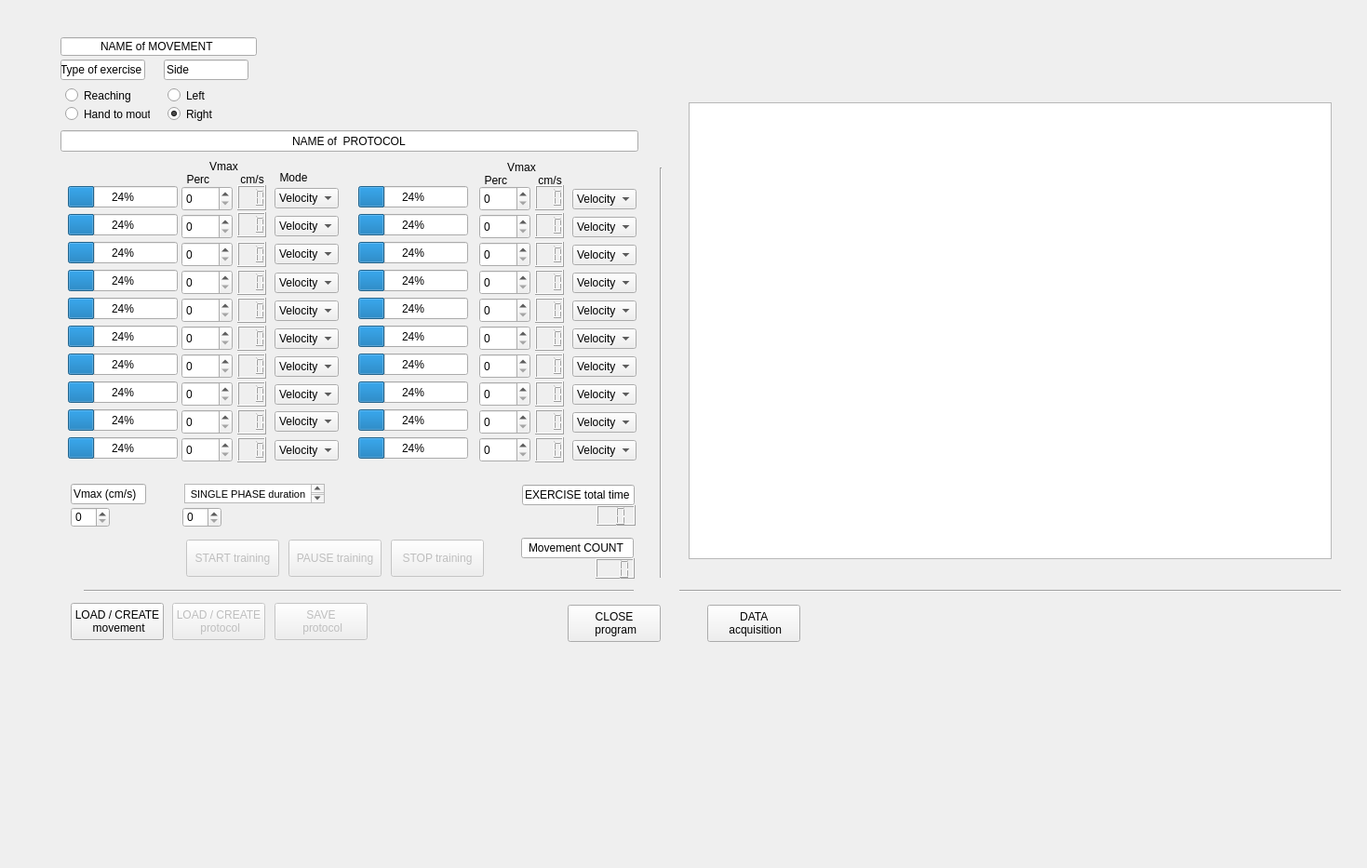
<?xml version="1.0" encoding="UTF-8"?>
<ui version="4.0">
 <class>FMRRMainWindow</class>
 <widget class="QDialog" name="FMRRMainWindow">
  <property name="geometry">
   <rect>
    <x>0</x>
    <y>0</y>
    <width>1469</width>
    <height>933</height>
   </rect>
  </property>
  <property name="windowTitle">
   <string>Dialog</string>
  </property>
  <widget class="QSpinBox" name="spinBoxPercPhase02">
   <property name="geometry">
    <rect>
     <x>195</x>
     <y>230</y>
     <width>55</width>
     <height>27</height>
    </rect>
   </property>
   <property name="maximum">
    <number>100</number>
   </property>
  </widget>
  <widget class="QSpinBox" name="spinBoxPercPhase10">
   <property name="geometry">
    <rect>
     <x>195</x>
     <y>470</y>
     <width>55</width>
     <height>27</height>
    </rect>
   </property>
   <property name="maximum">
    <number>100</number>
   </property>
  </widget>
  <widget class="QProgressBar" name="progressBarPhase04">
   <property name="geometry">
    <rect>
     <x>73</x>
     <y>290</y>
     <width>118</width>
     <height>23</height>
    </rect>
   </property>
   <property name="value">
    <number>24</number>
   </property>
  </widget>
  <widget class="QSpinBox" name="spinBoxPercPhase05">
   <property name="geometry">
    <rect>
     <x>195</x>
     <y>320</y>
     <width>55</width>
     <height>27</height>
    </rect>
   </property>
   <property name="maximum">
    <number>100</number>
   </property>
  </widget>
  <widget class="QProgressBar" name="progressBarPhase05">
   <property name="geometry">
    <rect>
     <x>73</x>
     <y>320</y>
     <width>118</width>
     <height>23</height>
    </rect>
   </property>
   <property name="value">
    <number>24</number>
   </property>
  </widget>
  <widget class="QProgressBar" name="progressBarPhase13">
   <property name="geometry">
    <rect>
     <x>385</x>
     <y>260</y>
     <width>118</width>
     <height>23</height>
    </rect>
   </property>
   <property name="value">
    <number>24</number>
   </property>
  </widget>
  <widget class="QProgressBar" name="progressBarPhase11">
   <property name="geometry">
    <rect>
     <x>385</x>
     <y>200</y>
     <width>118</width>
     <height>23</height>
    </rect>
   </property>
   <property name="value">
    <number>24</number>
   </property>
  </widget>
  <widget class="QProgressBar" name="progressBarPhase15">
   <property name="geometry">
    <rect>
     <x>385</x>
     <y>320</y>
     <width>118</width>
     <height>23</height>
    </rect>
   </property>
   <property name="value">
    <number>24</number>
   </property>
  </widget>
  <widget class="QSpinBox" name="spinBoxPercPhase07">
   <property name="geometry">
    <rect>
     <x>195</x>
     <y>380</y>
     <width>55</width>
     <height>27</height>
    </rect>
   </property>
   <property name="maximum">
    <number>100</number>
   </property>
  </widget>
  <widget class="QProgressBar" name="progressBarPhase02">
   <property name="geometry">
    <rect>
     <x>73</x>
     <y>230</y>
     <width>118</width>
     <height>23</height>
    </rect>
   </property>
   <property name="value">
    <number>24</number>
   </property>
  </widget>
  <widget class="QSpinBox" name="spinBoxPercPhase08">
   <property name="geometry">
    <rect>
     <x>195</x>
     <y>410</y>
     <width>55</width>
     <height>27</height>
    </rect>
   </property>
   <property name="maximum">
    <number>100</number>
   </property>
  </widget>
  <widget class="QProgressBar" name="progressBarPhase20">
   <property name="geometry">
    <rect>
     <x>385</x>
     <y>470</y>
     <width>118</width>
     <height>23</height>
    </rect>
   </property>
   <property name="value">
    <number>24</number>
   </property>
  </widget>
  <widget class="QSpinBox" name="spinBoxPercPhase15">
   <property name="geometry">
    <rect>
     <x>515</x>
     <y>320</y>
     <width>55</width>
     <height>27</height>
    </rect>
   </property>
   <property name="maximum">
    <number>100</number>
   </property>
  </widget>
  <widget class="QProgressBar" name="progressBarPhase19">
   <property name="geometry">
    <rect>
     <x>385</x>
     <y>440</y>
     <width>118</width>
     <height>23</height>
    </rect>
   </property>
   <property name="value">
    <number>24</number>
   </property>
  </widget>
  <widget class="QSpinBox" name="spinBoxPercPhase09">
   <property name="geometry">
    <rect>
     <x>195</x>
     <y>440</y>
     <width>55</width>
     <height>27</height>
    </rect>
   </property>
   <property name="maximum">
    <number>100</number>
   </property>
  </widget>
  <widget class="QProgressBar" name="progressBarPhase08">
   <property name="geometry">
    <rect>
     <x>73</x>
     <y>410</y>
     <width>118</width>
     <height>23</height>
    </rect>
   </property>
   <property name="value">
    <number>24</number>
   </property>
  </widget>
  <widget class="QSpinBox" name="spinBoxPercPhase04">
   <property name="geometry">
    <rect>
     <x>195</x>
     <y>290</y>
     <width>55</width>
     <height>27</height>
    </rect>
   </property>
   <property name="maximum">
    <number>100</number>
   </property>
  </widget>
  <widget class="QProgressBar" name="progressBarPhase16">
   <property name="geometry">
    <rect>
     <x>385</x>
     <y>350</y>
     <width>118</width>
     <height>23</height>
    </rect>
   </property>
   <property name="value">
    <number>24</number>
   </property>
  </widget>
  <widget class="QProgressBar" name="progressBarPhase01">
   <property name="geometry">
    <rect>
     <x>73</x>
     <y>200</y>
     <width>118</width>
     <height>23</height>
    </rect>
   </property>
   <property name="value">
    <number>24</number>
   </property>
  </widget>
  <widget class="QSpinBox" name="spinBoxPercPhase11">
   <property name="geometry">
    <rect>
     <x>515</x>
     <y>200</y>
     <width>55</width>
     <height>27</height>
    </rect>
   </property>
   <property name="maximum">
    <number>100</number>
   </property>
  </widget>
  <widget class="QProgressBar" name="progressBarPhase17">
   <property name="geometry">
    <rect>
     <x>385</x>
     <y>380</y>
     <width>118</width>
     <height>23</height>
    </rect>
   </property>
   <property name="value">
    <number>24</number>
   </property>
  </widget>
  <widget class="QSpinBox" name="spinBoxPercPhase03">
   <property name="geometry">
    <rect>
     <x>195</x>
     <y>260</y>
     <width>55</width>
     <height>27</height>
    </rect>
   </property>
   <property name="maximum">
    <number>100</number>
   </property>
  </widget>
  <widget class="QProgressBar" name="progressBarPhase12">
   <property name="geometry">
    <rect>
     <x>385</x>
     <y>230</y>
     <width>118</width>
     <height>23</height>
    </rect>
   </property>
   <property name="value">
    <number>24</number>
   </property>
  </widget>
  <widget class="QProgressBar" name="progressBarPhase06">
   <property name="geometry">
    <rect>
     <x>73</x>
     <y>350</y>
     <width>118</width>
     <height>23</height>
    </rect>
   </property>
   <property name="value">
    <number>24</number>
   </property>
  </widget>
  <widget class="QSpinBox" name="spinBoxPercPhase01">
   <property name="geometry">
    <rect>
     <x>195</x>
     <y>200</y>
     <width>55</width>
     <height>27</height>
    </rect>
   </property>
   <property name="maximum">
    <number>100</number>
   </property>
  </widget>
  <widget class="QSpinBox" name="spinBoxPercPhase06">
   <property name="geometry">
    <rect>
     <x>195</x>
     <y>350</y>
     <width>55</width>
     <height>27</height>
    </rect>
   </property>
   <property name="maximum">
    <number>100</number>
   </property>
  </widget>
  <widget class="QSpinBox" name="spinBoxPercPhase13">
   <property name="geometry">
    <rect>
     <x>515</x>
     <y>260</y>
     <width>55</width>
     <height>27</height>
    </rect>
   </property>
   <property name="maximum">
    <number>100</number>
   </property>
  </widget>
  <widget class="QSpinBox" name="spinBoxPercPhase16">
   <property name="geometry">
    <rect>
     <x>515</x>
     <y>350</y>
     <width>55</width>
     <height>27</height>
    </rect>
   </property>
   <property name="maximum">
    <number>100</number>
   </property>
  </widget>
  <widget class="QProgressBar" name="progressBarPhase03">
   <property name="geometry">
    <rect>
     <x>73</x>
     <y>260</y>
     <width>118</width>
     <height>23</height>
    </rect>
   </property>
   <property name="value">
    <number>24</number>
   </property>
  </widget>
  <widget class="QProgressBar" name="progressBarPhase14">
   <property name="geometry">
    <rect>
     <x>385</x>
     <y>290</y>
     <width>118</width>
     <height>23</height>
    </rect>
   </property>
   <property name="value">
    <number>24</number>
   </property>
  </widget>
  <widget class="QSpinBox" name="spinBoxPercPhase12">
   <property name="geometry">
    <rect>
     <x>515</x>
     <y>230</y>
     <width>55</width>
     <height>27</height>
    </rect>
   </property>
   <property name="maximum">
    <number>100</number>
   </property>
  </widget>
  <widget class="QSpinBox" name="spinBoxPercPhase14">
   <property name="geometry">
    <rect>
     <x>515</x>
     <y>290</y>
     <width>55</width>
     <height>27</height>
    </rect>
   </property>
   <property name="maximum">
    <number>100</number>
   </property>
  </widget>
  <widget class="QProgressBar" name="progressBarPhase07">
   <property name="geometry">
    <rect>
     <x>73</x>
     <y>380</y>
     <width>118</width>
     <height>23</height>
    </rect>
   </property>
   <property name="value">
    <number>24</number>
   </property>
  </widget>
  <widget class="QSpinBox" name="spinBoxPercPhase19">
   <property name="geometry">
    <rect>
     <x>515</x>
     <y>440</y>
     <width>55</width>
     <height>27</height>
    </rect>
   </property>
   <property name="maximum">
    <number>100</number>
   </property>
  </widget>
  <widget class="QProgressBar" name="progressBarPhase10">
   <property name="geometry">
    <rect>
     <x>73</x>
     <y>470</y>
     <width>118</width>
     <height>23</height>
    </rect>
   </property>
   <property name="value">
    <number>24</number>
   </property>
  </widget>
  <widget class="QSpinBox" name="spinBoxPercPhase17">
   <property name="geometry">
    <rect>
     <x>515</x>
     <y>380</y>
     <width>55</width>
     <height>27</height>
    </rect>
   </property>
   <property name="maximum">
    <number>100</number>
   </property>
  </widget>
  <widget class="QSpinBox" name="spinBoxPercPhase18">
   <property name="geometry">
    <rect>
     <x>515</x>
     <y>410</y>
     <width>55</width>
     <height>27</height>
    </rect>
   </property>
   <property name="maximum">
    <number>100</number>
   </property>
  </widget>
  <widget class="QProgressBar" name="progressBarPhase18">
   <property name="geometry">
    <rect>
     <x>385</x>
     <y>410</y>
     <width>118</width>
     <height>23</height>
    </rect>
   </property>
   <property name="value">
    <number>24</number>
   </property>
  </widget>
  <widget class="QProgressBar" name="progressBarPhase09">
   <property name="geometry">
    <rect>
     <x>73</x>
     <y>440</y>
     <width>118</width>
     <height>23</height>
    </rect>
   </property>
   <property name="value">
    <number>24</number>
   </property>
  </widget>
  <widget class="QSpinBox" name="spinBoxPercPhase20">
   <property name="geometry">
    <rect>
     <x>515</x>
     <y>470</y>
     <width>55</width>
     <height>27</height>
    </rect>
   </property>
   <property name="maximum">
    <number>100</number>
   </property>
  </widget>
  <widget class="QLineEdit" name="lineEdit_RehabilitationProtocol">
   <property name="geometry">
    <rect>
     <x>65</x>
     <y>140</y>
     <width>621</width>
     <height>23</height>
    </rect>
   </property>
   <property name="text">
    <string>NAME of  PROTOCOL</string>
   </property>
   <property name="alignment">
    <set>Qt::AlignCenter</set>
   </property>
  </widget>
  <widget class="QLineEdit" name="lineEdit_MaxVel">
   <property name="geometry">
    <rect>
     <x>76</x>
     <y>520</y>
     <width>81</width>
     <height>22</height>
    </rect>
   </property>
   <property name="text">
    <string>Vmax (cm/s)</string>
   </property>
   <property name="alignment">
    <set>Qt::AlignLeading|Qt::AlignLeft|Qt::AlignVCenter</set>
   </property>
  </widget>
  <widget class="QSpinBox" name="spinBox_MaxVel">
   <property name="geometry">
    <rect>
     <x>76</x>
     <y>545</y>
     <width>42</width>
     <height>22</height>
    </rect>
   </property>
  </widget>
  <widget class="Line" name="line_13">
   <property name="geometry">
    <rect>
     <x>90</x>
     <y>620</y>
     <width>591</width>
     <height>31</height>
    </rect>
   </property>
   <property name="orientation">
    <enum>Qt::Horizontal</enum>
   </property>
  </widget>
  <widget class="QTextBrowser" name="textBrowser_SinglePhaseDuration">
   <property name="geometry">
    <rect>
     <x>198</x>
     <y>520</y>
     <width>151</width>
     <height>21</height>
    </rect>
   </property>
   <property name="html">
    <string>&lt;!DOCTYPE HTML PUBLIC &quot;-//W3C//DTD HTML 4.0//EN&quot; &quot;http://www.w3.org/TR/REC-html40/strict.dtd&quot;&gt;
&lt;html&gt;&lt;head&gt;&lt;meta name=&quot;qrichtext&quot; content=&quot;1&quot; /&gt;&lt;style type=&quot;text/css&quot;&gt;
p, li { white-space: pre-wrap; }
&lt;/style&gt;&lt;/head&gt;&lt;body style=&quot; font-family:'Ubuntu'; font-size:11pt; font-weight:400; font-style:normal;&quot;&gt;
&lt;p align=&quot;center&quot; style=&quot; margin-top:12px; margin-bottom:12px; margin-left:0px; margin-right:0px; -qt-block-indent:0; text-indent:0px;&quot;&gt;&lt;span style=&quot; font-family:'MS Shell Dlg 2'; font-size:8pt;&quot;&gt;SINGLE PHASE duration (min)&lt;/span&gt;&lt;/p&gt;&lt;/body&gt;&lt;/html&gt;</string>
   </property>
  </widget>
  <widget class="QSpinBox" name="spinBox_SinglePhaseDuration">
   <property name="geometry">
    <rect>
     <x>196</x>
     <y>545</y>
     <width>42</width>
     <height>22</height>
    </rect>
   </property>
  </widget>
  <widget class="QLCDNumber" name="lcdNumberExerciseTotalTime">
   <property name="geometry">
    <rect>
     <x>641</x>
     <y>543</y>
     <width>42</width>
     <height>22</height>
    </rect>
   </property>
   <property name="digitCount">
    <number>2</number>
   </property>
  </widget>
  <widget class="QLineEdit" name="lineEdit_ExerciseTotalTime">
   <property name="geometry">
    <rect>
     <x>561</x>
     <y>521</y>
     <width>121</width>
     <height>22</height>
    </rect>
   </property>
   <property name="text">
    <string>EXERCISE total time</string>
   </property>
   <property name="alignment">
    <set>Qt::AlignCenter</set>
   </property>
  </widget>
  <widget class="QLCDNumber" name="lcdNumberMaxVelPhase01">
   <property name="geometry">
    <rect>
     <x>255</x>
     <y>199</y>
     <width>31</width>
     <height>27</height>
    </rect>
   </property>
   <property name="digitCount">
    <number>3</number>
   </property>
  </widget>
  <widget class="QLCDNumber" name="lcdNumberMaxVelPhase02">
   <property name="geometry">
    <rect>
     <x>255</x>
     <y>228</y>
     <width>31</width>
     <height>27</height>
    </rect>
   </property>
   <property name="digitCount">
    <number>3</number>
   </property>
  </widget>
  <widget class="QLCDNumber" name="lcdNumberMaxVelPhase03">
   <property name="geometry">
    <rect>
     <x>255</x>
     <y>260</y>
     <width>31</width>
     <height>27</height>
    </rect>
   </property>
   <property name="digitCount">
    <number>3</number>
   </property>
  </widget>
  <widget class="QLCDNumber" name="lcdNumberMaxVelPhase04">
   <property name="geometry">
    <rect>
     <x>255</x>
     <y>290</y>
     <width>31</width>
     <height>27</height>
    </rect>
   </property>
   <property name="digitCount">
    <number>3</number>
   </property>
  </widget>
  <widget class="QLCDNumber" name="lcdNumberMaxVelPhase05">
   <property name="geometry">
    <rect>
     <x>255</x>
     <y>320</y>
     <width>31</width>
     <height>27</height>
    </rect>
   </property>
   <property name="digitCount">
    <number>3</number>
   </property>
  </widget>
  <widget class="QLCDNumber" name="lcdNumberMaxVelPhase06">
   <property name="geometry">
    <rect>
     <x>255</x>
     <y>350</y>
     <width>31</width>
     <height>27</height>
    </rect>
   </property>
   <property name="digitCount">
    <number>3</number>
   </property>
  </widget>
  <widget class="QLCDNumber" name="lcdNumberMaxVelPhase07">
   <property name="geometry">
    <rect>
     <x>255</x>
     <y>380</y>
     <width>31</width>
     <height>27</height>
    </rect>
   </property>
   <property name="digitCount">
    <number>3</number>
   </property>
  </widget>
  <widget class="QLCDNumber" name="lcdNumberMaxVelPhase08">
   <property name="geometry">
    <rect>
     <x>255</x>
     <y>410</y>
     <width>31</width>
     <height>27</height>
    </rect>
   </property>
   <property name="digitCount">
    <number>3</number>
   </property>
  </widget>
  <widget class="QLCDNumber" name="lcdNumberMaxVelPhase09">
   <property name="geometry">
    <rect>
     <x>255</x>
     <y>440</y>
     <width>31</width>
     <height>27</height>
    </rect>
   </property>
   <property name="digitCount">
    <number>3</number>
   </property>
  </widget>
  <widget class="QLCDNumber" name="lcdNumberMaxVelPhase10">
   <property name="geometry">
    <rect>
     <x>255</x>
     <y>470</y>
     <width>31</width>
     <height>27</height>
    </rect>
   </property>
   <property name="digitCount">
    <number>3</number>
   </property>
  </widget>
  <widget class="QLCDNumber" name="lcdNumberMaxVelPhase11">
   <property name="geometry">
    <rect>
     <x>575</x>
     <y>199</y>
     <width>31</width>
     <height>27</height>
    </rect>
   </property>
   <property name="digitCount">
    <number>3</number>
   </property>
  </widget>
  <widget class="QLCDNumber" name="lcdNumberMaxVelPhase12">
   <property name="geometry">
    <rect>
     <x>575</x>
     <y>229</y>
     <width>31</width>
     <height>27</height>
    </rect>
   </property>
   <property name="digitCount">
    <number>3</number>
   </property>
  </widget>
  <widget class="QLCDNumber" name="lcdNumberMaxVelPhase13">
   <property name="geometry">
    <rect>
     <x>575</x>
     <y>260</y>
     <width>31</width>
     <height>27</height>
    </rect>
   </property>
   <property name="digitCount">
    <number>3</number>
   </property>
  </widget>
  <widget class="QLCDNumber" name="lcdNumberMaxVelPhase14">
   <property name="geometry">
    <rect>
     <x>575</x>
     <y>290</y>
     <width>31</width>
     <height>27</height>
    </rect>
   </property>
   <property name="digitCount">
    <number>3</number>
   </property>
  </widget>
  <widget class="QLCDNumber" name="lcdNumberMaxVelPhase15">
   <property name="geometry">
    <rect>
     <x>575</x>
     <y>320</y>
     <width>31</width>
     <height>27</height>
    </rect>
   </property>
   <property name="digitCount">
    <number>3</number>
   </property>
  </widget>
  <widget class="QLCDNumber" name="lcdNumberMaxVelPhase16">
   <property name="geometry">
    <rect>
     <x>575</x>
     <y>350</y>
     <width>31</width>
     <height>27</height>
    </rect>
   </property>
   <property name="digitCount">
    <number>3</number>
   </property>
  </widget>
  <widget class="QLCDNumber" name="lcdNumberMaxVelPhase17">
   <property name="geometry">
    <rect>
     <x>575</x>
     <y>380</y>
     <width>31</width>
     <height>27</height>
    </rect>
   </property>
   <property name="digitCount">
    <number>3</number>
   </property>
  </widget>
  <widget class="QLCDNumber" name="lcdNumberMaxVelPhase18">
   <property name="geometry">
    <rect>
     <x>575</x>
     <y>410</y>
     <width>31</width>
     <height>27</height>
    </rect>
   </property>
   <property name="digitCount">
    <number>3</number>
   </property>
  </widget>
  <widget class="QLCDNumber" name="lcdNumberMaxVelPhase19">
   <property name="geometry">
    <rect>
     <x>575</x>
     <y>440</y>
     <width>31</width>
     <height>27</height>
    </rect>
   </property>
   <property name="digitCount">
    <number>3</number>
   </property>
  </widget>
  <widget class="QLCDNumber" name="lcdNumberMaxVelPhase20">
   <property name="geometry">
    <rect>
     <x>575</x>
     <y>470</y>
     <width>31</width>
     <height>27</height>
    </rect>
   </property>
   <property name="digitCount">
    <number>3</number>
   </property>
  </widget>
  <widget class="QLabel" name="label">
   <property name="geometry">
    <rect>
     <x>195</x>
     <y>165</y>
     <width>91</width>
     <height>41</height>
    </rect>
   </property>
   <property name="text">
    <string>Vmax 
 Perc          cm/s</string>
   </property>
   <property name="alignment">
    <set>Qt::AlignCenter</set>
   </property>
  </widget>
  <widget class="QLabel" name="label_2">
   <property name="geometry">
    <rect>
     <x>515</x>
     <y>166</y>
     <width>91</width>
     <height>41</height>
    </rect>
   </property>
   <property name="text">
    <string>Vmax 
 Perc          cm/s</string>
   </property>
   <property name="alignment">
    <set>Qt::AlignCenter</set>
   </property>
  </widget>
  <widget class="QPushButton" name="pushButton_LoadCreateProtocol">
   <property name="enabled">
    <bool>false</bool>
   </property>
   <property name="geometry">
    <rect>
     <x>185</x>
     <y>648</y>
     <width>100</width>
     <height>40</height>
    </rect>
   </property>
   <property name="text">
    <string>LOAD / CREATE 
 protocol</string>
   </property>
  </widget>
  <widget class="QPushButton" name="pushButton_SaveProtocol">
   <property name="enabled">
    <bool>false</bool>
   </property>
   <property name="geometry">
    <rect>
     <x>295</x>
     <y>648</y>
     <width>100</width>
     <height>40</height>
    </rect>
   </property>
   <property name="text">
    <string>SAVE 
 protocol</string>
   </property>
  </widget>
  <widget class="QLabel" name="label_3">
   <property name="geometry">
    <rect>
     <x>295</x>
     <y>180</y>
     <width>41</width>
     <height>21</height>
    </rect>
   </property>
   <property name="text">
    <string>Mode</string>
   </property>
   <property name="alignment">
    <set>Qt::AlignCenter</set>
   </property>
  </widget>
  <widget class="QComboBox" name="comboBoxModePhase01">
   <property name="geometry">
    <rect>
     <x>295</x>
     <y>202</y>
     <width>69</width>
     <height>22</height>
    </rect>
   </property>
   <item>
    <property name="text">
     <string>Velocity</string>
    </property>
   </item>
  </widget>
  <widget class="QComboBox" name="comboBoxModePhase02">
   <property name="geometry">
    <rect>
     <x>295</x>
     <y>232</y>
     <width>69</width>
     <height>22</height>
    </rect>
   </property>
   <item>
    <property name="text">
     <string>Velocity</string>
    </property>
   </item>
  </widget>
  <widget class="QComboBox" name="comboBoxModePhase03">
   <property name="geometry">
    <rect>
     <x>295</x>
     <y>262</y>
     <width>69</width>
     <height>22</height>
    </rect>
   </property>
   <item>
    <property name="text">
     <string>Velocity</string>
    </property>
   </item>
  </widget>
  <widget class="QComboBox" name="comboBoxModePhase04">
   <property name="geometry">
    <rect>
     <x>295</x>
     <y>293</y>
     <width>69</width>
     <height>22</height>
    </rect>
   </property>
   <item>
    <property name="text">
     <string>Velocity</string>
    </property>
   </item>
  </widget>
  <widget class="QComboBox" name="comboBoxModePhase05">
   <property name="geometry">
    <rect>
     <x>295</x>
     <y>323</y>
     <width>69</width>
     <height>22</height>
    </rect>
   </property>
   <item>
    <property name="text">
     <string>Velocity</string>
    </property>
   </item>
  </widget>
  <widget class="QComboBox" name="comboBoxModePhase06">
   <property name="geometry">
    <rect>
     <x>295</x>
     <y>353</y>
     <width>69</width>
     <height>22</height>
    </rect>
   </property>
   <item>
    <property name="text">
     <string>Velocity</string>
    </property>
   </item>
  </widget>
  <widget class="QComboBox" name="comboBoxModePhase07">
   <property name="geometry">
    <rect>
     <x>295</x>
     <y>383</y>
     <width>69</width>
     <height>22</height>
    </rect>
   </property>
   <item>
    <property name="text">
     <string>Velocity</string>
    </property>
   </item>
  </widget>
  <widget class="QComboBox" name="comboBoxModePhase08">
   <property name="geometry">
    <rect>
     <x>295</x>
     <y>413</y>
     <width>69</width>
     <height>22</height>
    </rect>
   </property>
   <item>
    <property name="text">
     <string>Velocity</string>
    </property>
   </item>
  </widget>
  <widget class="QComboBox" name="comboBoxModePhase09">
   <property name="geometry">
    <rect>
     <x>295</x>
     <y>442</y>
     <width>69</width>
     <height>22</height>
    </rect>
   </property>
   <item>
    <property name="text">
     <string>Velocity</string>
    </property>
   </item>
  </widget>
  <widget class="QComboBox" name="comboBoxModePhase10">
   <property name="geometry">
    <rect>
     <x>295</x>
     <y>473</y>
     <width>69</width>
     <height>22</height>
    </rect>
   </property>
   <item>
    <property name="text">
     <string>Velocity</string>
    </property>
   </item>
  </widget>
  <widget class="QComboBox" name="comboBoxModePhase11">
   <property name="geometry">
    <rect>
     <x>615</x>
     <y>203</y>
     <width>69</width>
     <height>22</height>
    </rect>
   </property>
   <item>
    <property name="text">
     <string>Velocity</string>
    </property>
   </item>
  </widget>
  <widget class="QComboBox" name="comboBoxModePhase12">
   <property name="geometry">
    <rect>
     <x>615</x>
     <y>233</y>
     <width>69</width>
     <height>22</height>
    </rect>
   </property>
   <item>
    <property name="text">
     <string>Velocity</string>
    </property>
   </item>
  </widget>
  <widget class="QComboBox" name="comboBoxModePhase13">
   <property name="geometry">
    <rect>
     <x>615</x>
     <y>263</y>
     <width>69</width>
     <height>22</height>
    </rect>
   </property>
   <item>
    <property name="text">
     <string>Velocity</string>
    </property>
   </item>
  </widget>
  <widget class="QComboBox" name="comboBoxModePhase14">
   <property name="geometry">
    <rect>
     <x>615</x>
     <y>293</y>
     <width>69</width>
     <height>22</height>
    </rect>
   </property>
   <item>
    <property name="text">
     <string>Velocity</string>
    </property>
   </item>
  </widget>
  <widget class="QComboBox" name="comboBoxModePhase15">
   <property name="geometry">
    <rect>
     <x>615</x>
     <y>323</y>
     <width>69</width>
     <height>22</height>
    </rect>
   </property>
   <item>
    <property name="text">
     <string>Velocity</string>
    </property>
   </item>
  </widget>
  <widget class="QComboBox" name="comboBoxModePhase16">
   <property name="geometry">
    <rect>
     <x>615</x>
     <y>353</y>
     <width>69</width>
     <height>22</height>
    </rect>
   </property>
   <item>
    <property name="text">
     <string>Velocity</string>
    </property>
   </item>
  </widget>
  <widget class="QComboBox" name="comboBoxModePhase17">
   <property name="geometry">
    <rect>
     <x>615</x>
     <y>383</y>
     <width>69</width>
     <height>22</height>
    </rect>
   </property>
   <item>
    <property name="text">
     <string>Velocity</string>
    </property>
   </item>
  </widget>
  <widget class="QComboBox" name="comboBoxModePhase18">
   <property name="geometry">
    <rect>
     <x>615</x>
     <y>413</y>
     <width>69</width>
     <height>22</height>
    </rect>
   </property>
   <item>
    <property name="text">
     <string>Velocity</string>
    </property>
   </item>
  </widget>
  <widget class="QComboBox" name="comboBoxModePhase19">
   <property name="geometry">
    <rect>
     <x>615</x>
     <y>443</y>
     <width>69</width>
     <height>22</height>
    </rect>
   </property>
   <item>
    <property name="text">
     <string>Velocity</string>
    </property>
   </item>
  </widget>
  <widget class="QComboBox" name="comboBoxModePhase20">
   <property name="geometry">
    <rect>
     <x>615</x>
     <y>473</y>
     <width>69</width>
     <height>22</height>
    </rect>
   </property>
   <item>
    <property name="text">
     <string>Velocity</string>
    </property>
   </item>
  </widget>
  <widget class="QPushButton" name="pushButton_STARTtrainig">
   <property name="enabled">
    <bool>false</bool>
   </property>
   <property name="geometry">
    <rect>
     <x>200</x>
     <y>580</y>
     <width>100</width>
     <height>40</height>
    </rect>
   </property>
   <property name="text">
    <string>START training</string>
   </property>
  </widget>
  <widget class="QPushButton" name="pushButton_PAUSEtrainig">
   <property name="enabled">
    <bool>false</bool>
   </property>
   <property name="geometry">
    <rect>
     <x>310</x>
     <y>580</y>
     <width>100</width>
     <height>40</height>
    </rect>
   </property>
   <property name="text">
    <string>PAUSE training</string>
   </property>
  </widget>
  <widget class="QPushButton" name="pushButton_STOPtrainig">
   <property name="enabled">
    <bool>false</bool>
   </property>
   <property name="geometry">
    <rect>
     <x>420</x>
     <y>580</y>
     <width>100</width>
     <height>40</height>
    </rect>
   </property>
   <property name="text">
    <string>STOP training</string>
   </property>
  </widget>
  <widget class="QPushButton" name="pushButton_LoadCreateMovement">
   <property name="geometry">
    <rect>
     <x>76</x>
     <y>648</y>
     <width>100</width>
     <height>40</height>
    </rect>
   </property>
   <property name="text">
    <string>LOAD / CREATE 
 movement</string>
   </property>
  </widget>
  <widget class="QRadioButton" name="radioButton_TypeOfExercise_Reaching">
   <property name="geometry">
    <rect>
     <x>70</x>
     <y>94</y>
     <width>82</width>
     <height>17</height>
    </rect>
   </property>
   <property name="text">
    <string>Reaching</string>
   </property>
   <property name="checked">
    <bool>false</bool>
   </property>
  </widget>
  <widget class="Line" name="line_6">
   <property name="geometry">
    <rect>
     <x>700</x>
     <y>180</y>
     <width>20</width>
     <height>441</height>
    </rect>
   </property>
   <property name="orientation">
    <enum>Qt::Vertical</enum>
   </property>
  </widget>
  <widget class="QLineEdit" name="lineEdit_TypeOfExercise">
   <property name="geometry">
    <rect>
     <x>65</x>
     <y>64</y>
     <width>91</width>
     <height>22</height>
    </rect>
   </property>
   <property name="text">
    <string>Type of exercise</string>
   </property>
   <property name="alignment">
    <set>Qt::AlignLeading|Qt::AlignLeft|Qt::AlignVCenter</set>
   </property>
  </widget>
  <widget class="QRadioButton" name="radioButton_TypeOfExercise_HandtoMouth">
   <property name="geometry">
    <rect>
     <x>70</x>
     <y>114</y>
     <width>91</width>
     <height>17</height>
    </rect>
   </property>
   <property name="text">
    <string>Hand to mouth</string>
   </property>
   <property name="checked">
    <bool>false</bool>
   </property>
  </widget>
  <widget class="QLineEdit" name="lineEdit_MovementName">
   <property name="geometry">
    <rect>
     <x>65</x>
     <y>40</y>
     <width>211</width>
     <height>20</height>
    </rect>
   </property>
   <property name="text">
    <string>NAME of MOVEMENT </string>
   </property>
   <property name="alignment">
    <set>Qt::AlignCenter</set>
   </property>
  </widget>
  <widget class="QLineEdit" name="lineEdit_ExerciseMovementCOUNT">
   <property name="geometry">
    <rect>
     <x>560</x>
     <y>578</y>
     <width>121</width>
     <height>22</height>
    </rect>
   </property>
   <property name="text">
    <string>Movement COUNT</string>
   </property>
   <property name="alignment">
    <set>Qt::AlignCenter</set>
   </property>
  </widget>
  <widget class="QLCDNumber" name="lcdNumber_MovementCOUNT">
   <property name="geometry">
    <rect>
     <x>640</x>
     <y>600</y>
     <width>42</width>
     <height>22</height>
    </rect>
   </property>
   <property name="digitCount">
    <number>3</number>
   </property>
  </widget>
  <widget class="QGraphicsView" name="graphicsView">
   <property name="geometry">
    <rect>
     <x>740</x>
     <y>110</y>
     <width>691</width>
     <height>491</height>
    </rect>
   </property>
  </widget>
  <widget class="Line" name="line_14">
   <property name="geometry">
    <rect>
     <x>730</x>
     <y>620</y>
     <width>711</width>
     <height>31</height>
    </rect>
   </property>
   <property name="orientation">
    <enum>Qt::Horizontal</enum>
   </property>
  </widget>
  <widget class="QPushButton" name="pushButton_DATAacquisition">
   <property name="geometry">
    <rect>
     <x>760</x>
     <y>650</y>
     <width>100</width>
     <height>40</height>
    </rect>
   </property>
   <property name="text">
    <string>DATA 
 acquisition</string>
   </property>
  </widget>
  <widget class="QLineEdit" name="lineEdit_Side">
   <property name="geometry">
    <rect>
     <x>176</x>
     <y>64</y>
     <width>91</width>
     <height>22</height>
    </rect>
   </property>
   <property name="text">
    <string>Side</string>
   </property>
   <property name="alignment">
    <set>Qt::AlignLeading|Qt::AlignLeft|Qt::AlignVCenter</set>
   </property>
  </widget>
  <widget class="QRadioButton" name="radioButton_SideLeft">
   <property name="geometry">
    <rect>
     <x>180</x>
     <y>94</y>
     <width>82</width>
     <height>17</height>
    </rect>
   </property>
   <property name="text">
    <string>Left</string>
   </property>
   <property name="checked">
    <bool>false</bool>
   </property>
  </widget>
  <widget class="QRadioButton" name="radioButton_SideRight">
   <property name="geometry">
    <rect>
     <x>180</x>
     <y>114</y>
     <width>91</width>
     <height>17</height>
    </rect>
   </property>
   <property name="text">
    <string>Right</string>
   </property>
   <property name="checked">
    <bool>true</bool>
   </property>
  </widget>
  <widget class="QPushButton" name="pushButton_CLOSEprogram">
   <property name="geometry">
    <rect>
     <x>610</x>
     <y>650</y>
     <width>100</width>
     <height>40</height>
    </rect>
   </property>
   <property name="text">
    <string>CLOSE 
 program</string>
   </property>
  </widget>
 </widget>
 <tabstops>
  <tabstop>lineEdit_RehabilitationProtocol</tabstop>
  <tabstop>spinBoxPercPhase01</tabstop>
  <tabstop>spinBoxPercPhase02</tabstop>
  <tabstop>spinBoxPercPhase03</tabstop>
  <tabstop>spinBoxPercPhase04</tabstop>
  <tabstop>spinBoxPercPhase05</tabstop>
  <tabstop>spinBoxPercPhase06</tabstop>
  <tabstop>spinBoxPercPhase07</tabstop>
  <tabstop>spinBoxPercPhase08</tabstop>
  <tabstop>spinBoxPercPhase09</tabstop>
  <tabstop>spinBoxPercPhase10</tabstop>
  <tabstop>spinBoxPercPhase11</tabstop>
  <tabstop>spinBoxPercPhase12</tabstop>
  <tabstop>spinBoxPercPhase13</tabstop>
  <tabstop>spinBoxPercPhase14</tabstop>
  <tabstop>spinBoxPercPhase15</tabstop>
  <tabstop>spinBoxPercPhase16</tabstop>
  <tabstop>spinBoxPercPhase17</tabstop>
  <tabstop>spinBoxPercPhase18</tabstop>
  <tabstop>spinBoxPercPhase19</tabstop>
  <tabstop>spinBoxPercPhase20</tabstop>
  <tabstop>lineEdit_MaxVel</tabstop>
  <tabstop>spinBox_MaxVel</tabstop>
  <tabstop>textBrowser_SinglePhaseDuration</tabstop>
  <tabstop>spinBox_SinglePhaseDuration</tabstop>
  <tabstop>lineEdit_ExerciseTotalTime</tabstop>
  <tabstop>pushButton_LoadCreateProtocol</tabstop>
  <tabstop>pushButton_SaveProtocol</tabstop>
 </tabstops>
 <resources/>
 <connections/>
</ui>
